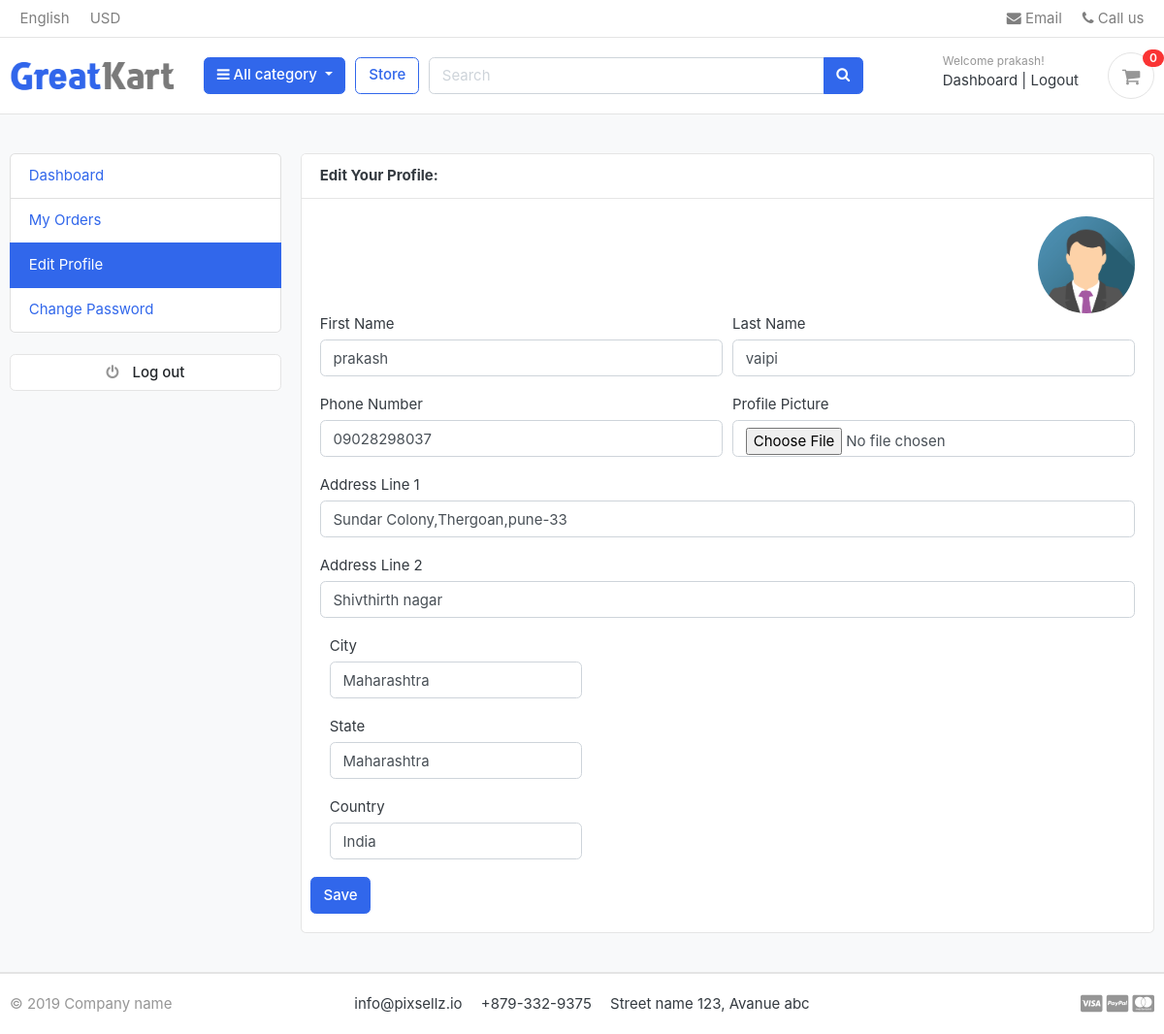
/accounts/edit_profile/ (signed in), run on the app's committed database.
### accounts/models.py (models this page shows, shortened)
class Account(AbstractBaseUser):
    first_name     = models.CharField(max_length= 50)
    last_name      = models.CharField(max_length= 50)
    username       = models.CharField(max_length= 50, unique= True)
    email          = models.EmailField(max_length=100, unique = True)
    phone_number   = models.CharField(max_length=50)
    date_joined    = models.DateTimeField(auto_now_add=True)
    last_login     = models.DateTimeField(auto_now=True)
    is_admin       = models.BooleanField(default= False)
    is_staff       = models.BooleanField(default=False)
    is_active      = models.BooleanField(default= False)
    USERNAME_FIELD  ='email'
    REQUIRED_FIELDS = ['username','first_name','last_name']
    objects = MyAccountManager()

class UserProfile(models.Model):
    user = models.OneToOneField(Account, on_delete=models.CASCADE)
    address_line_1 = models.CharField(blank=True, max_length=100)
    address_line_2 = models.CharField(blank=True, max_length=100)
    profile_picture = models.ImageField(blank=True, upload_to='userprofile')
    city = models.CharField(blank=True, max_length=20)
    state = models.CharField(blank=True, max_length=20)
    country = models.CharField(blank=True, max_length=20)

### accounts/views.py (the view)
# urls.py: path('edit_profile/',views.edit_profile,name='edit_profile'),
def edit_profile(request):
    userprofile = get_object_or_404(UserProfile, user=request.user)
    if request.method == 'POST':
        user_form = UserForm(request.POST, instance=request.user)
        profile_form = UserProfileForm(request.POST, request.FILES, instance=userprofile)
        if user_form.is_valid() and profile_form.is_valid():
            user_form.save()
            profile_form.save()
            messages.success(request, 'Your profile has been updated.')
            return redirect('edit_profile')
    else:
        user_form = UserForm(instance=request.user)
        profile_form = UserProfileForm(instance=userprofile)
    context = {
        'user_form': user_form,
        'profile_form': profile_form,
        'userprofile': userprofile,
    }
    return render(request, 'accounts/edit_profile.html', context)

### accounts/forms.py
class UserForm(forms.ModelForm):
    class Meta:
        model=Account
        fields = ('first_name','last_name','phone_number')
    def __init__(self,*args,**kwargs):
        super(UserForm,self).__init__(*args,**kwargs)
        for field in self.fields:
            self.fields[field].widget.attrs['class'] = 'form-control'

class UserProfileForm(forms.ModelForm):
    profile_picture = forms.ImageField(required=False, error_messages={'invalid':("Image files only")}, widget=forms.FileInput)
    class Meta:
        model = UserProfile
        fields = ('address_line_1','address_line_2','city','state','country','profile_picture')
    def __init__(self,*args,**kwargs):
        super(UserProfileForm,self).__init__(*args,**kwargs)
        for field in self.fields:
            self.fields[field].widget.attrs['class'] = 'form-control'

### carts/context_processors.py (called while the page is built)
def counters(request):
    cart_count = 0
    if 'admin' in request.path:
        return {}
    else:
        try:
            cart = Cart.objects.filter(cart_id =_cart_id(request))
            if request.user.is_authenticated:
                cart_items = CartItem.objects.all().filter(user= request.user)
            else:
                cart_items = CartItem.objects.all().filter(cart = cart[:1])
            for cart_item in cart_items:
                cart_count += cart_item.quantity
        except Cart.DoesNotExist:
            cart_count = 0
    return dict( cart_count = cart_count )

### carts/views.py (called while the page is built)
def _cart_id(request):
    cart = request.session.session_key
    if not cart:
        cart = request.session.create()
    return cart

### category/context_processors.py (called while the page is built)
def menu_links(request):
    links=Category.objects.all()
    return dict(links =links)

### category/models.py (called while the page is built)
    def get_url(self):
        return reverse('products_by_category', args = [self.slug])

### templates/accounts/edit_profile.html (shortened to what this page needs)
{% extends "base.html" %}
{% block content %}
<section class="section-conten padding-y bg">
<div class="container">
	<div class="row">
		{% include 'includes/dashboard_sidebar.html' %}
	<main class="col-md-9">
		<article class="card">
		<header class="card-header">
			<strong class="d-inline-block mr-3">Edit Your Profile:</strong>
		</header>
		<div class="card-body">
      <div class="text-right">
        <img src="{{userprofile.profile_picture.url}}" alt="Profile Picture" width="100" style="border-radius:50px;">
      </div>
			<div class="row">
			<div class = "col-md-12">
				<form action="{% url 'edit_profile' %}" method = "POST" enctype="multipart/form-data">
          <div class="form-row">
            <div class="form-group col-md-6">
              <label>First Name</label>
              {{ user_form.first_name}}
            </div>
             <div class="form-group col-md-6">
              <label>Last Name</label>
             {{ user_form.last_name}}
            </div>
            <div class="form-group col-md-6">
              <label>Phone Number</label>
              {{ user_form.phone_number}}
            </div>
             <div class="form-group col-md-6">
              <label>Profile Picture</label>
              {{profile_form.profile_picture}}
            </div>
          </div>
          <div class="form-group">
            <label>Address Line 1</label>
            {{ profile_form.address_line_1}}
          </div>
          <div class="form-group">
            <label>Address Line 2</label>
                  {{ profile_form.address_line_2}}
          </div>
           <div class="form-group col-md-4">
              <label>City</label>
              {{profile_form.city}}
            </div>
            <div class="form-group col-md-4">
              <label>State</label>
              {{profile_form.city}}
            </div>
            <div class="form-group col-md-4">
              <label>Country</label>
              {{profile_form.country}}
            </div>
          </div>
          <input type="submit" value="Save" class = "btn btn-primary">
			</div>
			</div>
		</div>
</div>
</section>
{% endblock %}

### templates/includes/navbar.html (shortened to what this page needs)
{%load static %}
<header class="section-header">
<nav class="navbar p-md-0 navbar-expand-sm navbar-light border-bottom">
<div class="container">
  <div class="collapse navbar-collapse" id="navbarTop4">
    <ul class="navbar-nav mr-auto">
    	<li class="nav-item dropdown">
		 	<a href="#" class="nav-link">   English </a>
		</li>
		<li class="nav-item dropdown">
			<a href="#" class="nav-link"> USD </a>
		</li>
    </ul>
    <ul class="navbar-nav">
		<li><a href="#" class="nav-link"> <i class="fa fa-envelope"></i> Email </a></li>
		<li><a href="#" class="nav-link"> <i class="fa fa-phone"></i> Call us </a></li>
	</ul>
  </div>
</div>
</nav>
<section class="header-main border-bottom">
	<div class="container">
<div class="row align-items-center">
	<div class="col-lg-2 col-md-3 col-6">
		<a href="{% url 'home' %}" class="brand-wrap">
			<img class="logo" src="{% static 'images/logo.png' %}">
		</a>
	</div>
	<div class="col-lg col-sm col-md col-6 flex-grow-0">
		<div class="category-wrap dropdown d-inline-block float-right">
			<button type="button" class="btn btn-primary dropdown-toggle" data-toggle="dropdown">
				<i class="fa fa-bars"></i> All category
			</button>
		</div>
	</div>
	<a href="{% url 'store' %}" class="btn btn-outline-primary">Store</a>
	<div class="col-lg  col-md-6 col-sm-12 col">
		<form action="{% url 'search' %}" class="search" method= 'GET'>
			<div class="input-group w-100">
			    <input type="text" class="form-control" style="width:60%;" placeholder="Search"  name='keyword'>
			    <div class="input-group-append">
			      <button class="btn btn-primary" type="submit">
			        <i class="fa fa-search"></i>
			      </button>
			    </div>
		    </div>
		</form>
	</div>
	<div class="col-lg-3 col-sm-6 col-8 order-2 order-lg-3">
				<div class="d-flex justify-content-end mb-3 mb-lg-0">
					{% if user.id is None %}
					<div class="widget-header">
						<small class="title text-muted">Welcome guest!</small>
						<div>
							<a href="{% url 'login' %}">Sign in</a> <span class="dark-transp"> | </span>
							<a href="{% url 'register' %}"> Register</a>
						</div>
					</div>
					{% else %}
					<div class="widget-header">
						<small class="title text-muted">Welcome {{user.first_name}}!</small>
						<div>
							<a href="{% url 'dashboard' %}">Dashboard</a> <span class="dark-transp"> | </span>
							<a href="{% url 'logout' %}"> Logout</a>
						</div>
					</div>
					{% endif %}
					<a href="{% url 'cart' %}" class="widget-header pl-3 ml-3">
						<div class="icon icon-sm rounded-circle border"><i class="fa fa-shopping-cart"></i></div>
						<span class="badge badge-pill badge-danger notify">{{cart_count}}</span>
					</a>
				</div>
			</div>
</div>
	</div>
</section>

### static/css/ui.css (style rules this page uses)
html { font-family: "Inter", sans-serif; font-size: 15px; }
.icon-xs, .icon-sm, .icon-md, .icon-lg { display: inline-block; text-align: center; flex-shrink: 0; flex-grow: 0; }
.icon-sm { width: 48px; height: 48px; line-height: 48px !important; font-size: 20px; }
.padding-y { padding-top: 40px; padding-bottom: 40px; }
article:after, .form-group:after { display: block; clear: both; content: ""; }
.bg { background-color: #f8f9fa; }
.header-main { position: relative; padding-top: 1rem; padding-bottom: 1rem; }
.brand-wrap .logo, .navbar-brand .logo { margin-right: 7px; max-height: 42px; display: inline-block; }
.widget-header { display: inline-block; vertical-align: middle; position: relative; }
.widget-header a { color: #343a40; }
.widget-header i { color: #969696; }
.widget-header .title { display: block; }
.widget-header .notify { position: absolute; top: -3px; right: -10px; }
.notify { position: absolute; top: -4px; right: -10px; display: inline-block; padding: 0.25em 0.6em; font-size: 12px; line-height: 1; text-align: center; border-radius: 3rem; color: #fff; background-color: #fa3434; }

### data on the page
Account: first_name "prakash", last_name "vaipi", phone_number "09028298037"
UserProfile: profile_picture (picture), address_line_1 "Sundar Colony,Thergoan,pune-33", address_line_2 "Shivthirth nagar", city "Maharashtra", country "India"

### other printed values
{{ cart_count }} "0"
